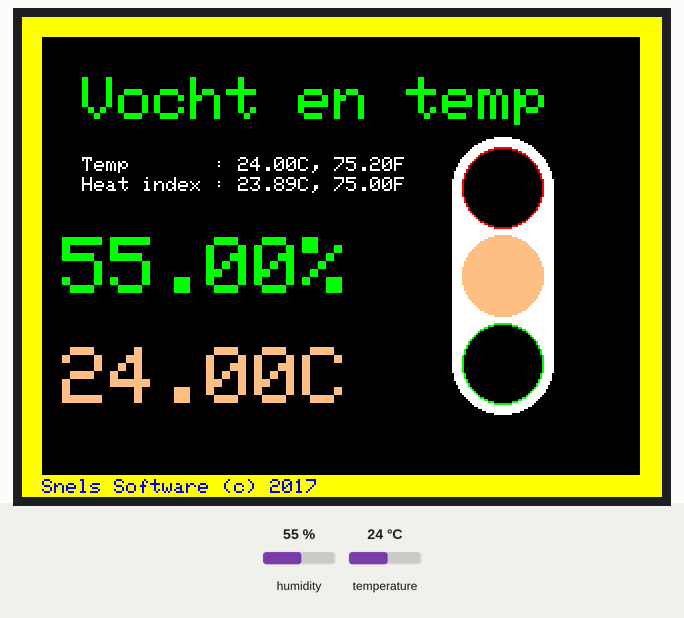
Simulated run of this sketch. Board: Arduino Mega 2560, built with avr-gcc and run on an emulated ATmega2560. Shown: 320×240 colour display. Inputs (shaded band) come from the test bench; at power-on: humidity 55 %, temperature 24 °C. What the sketch prints to the serial monitor is not drawn.

Above: at 1.4 s.
1.5 s: humidity set to 22 %
At 11.6 s:
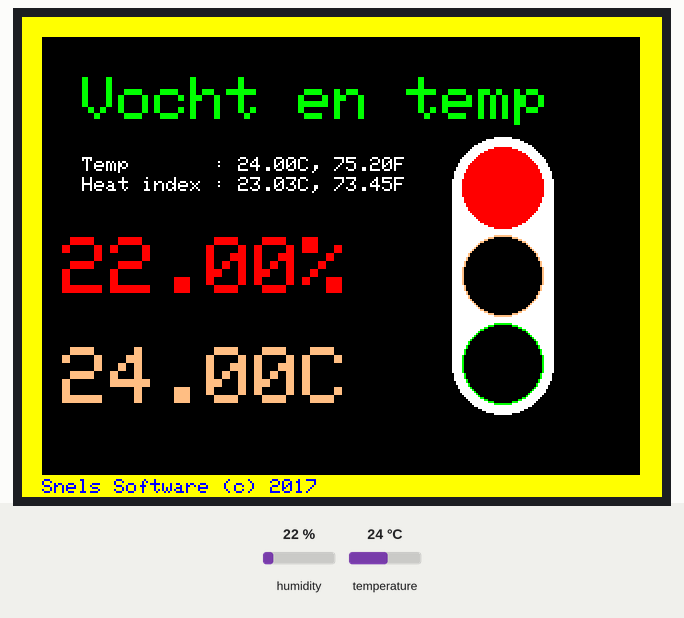
11.9 s: temperature set to 12 °C
At 20.8 s:
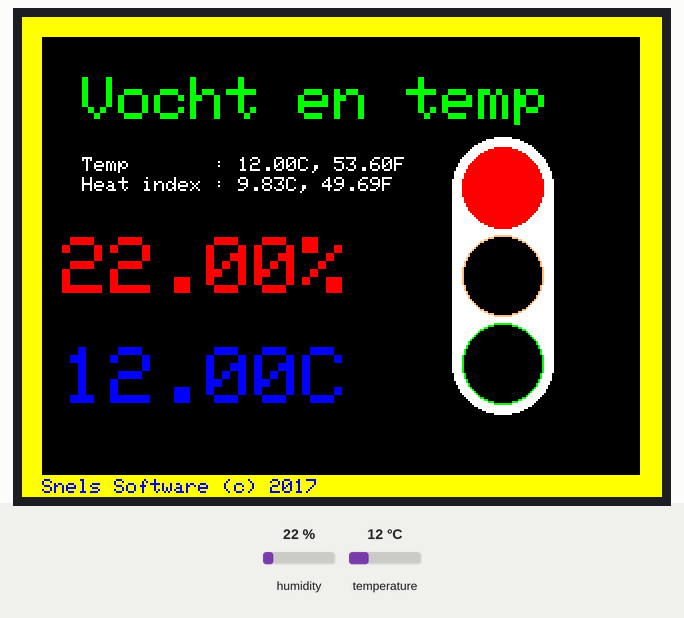
22.0 s: temperature set to 28 °C
At 31.2 s:
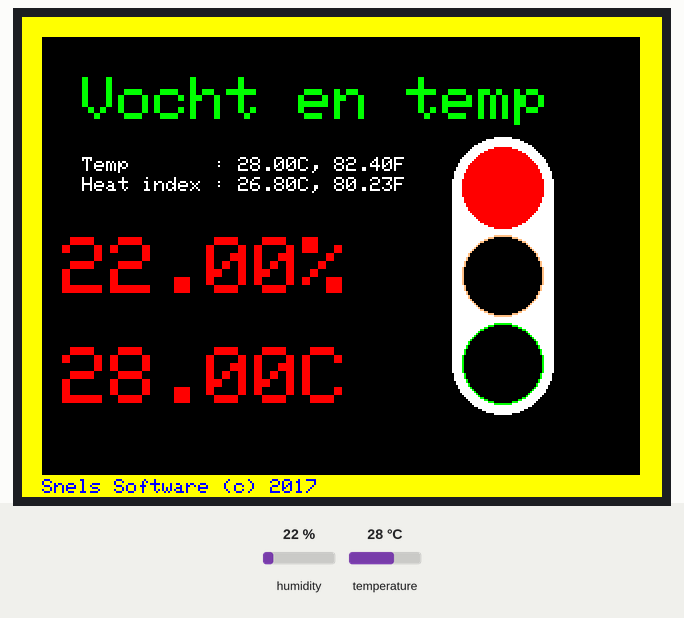
32.0 s: humidity set to 40 %
At 41.4 s:
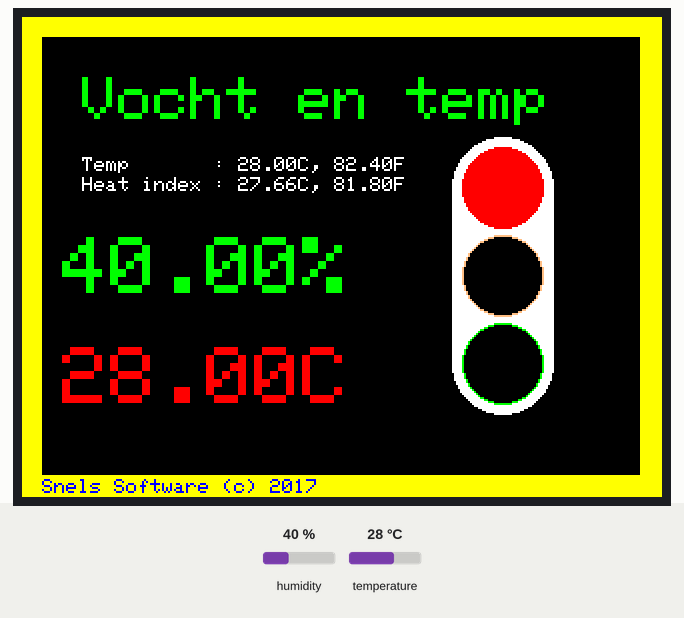
Timing chart, 0 to 42.9 s (numbered marks = the images above; inputs shaded):
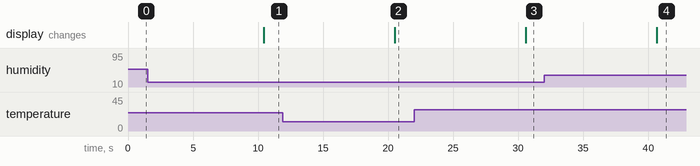

Measured:
- after the input at 1.5 s, the display: changes after 8.9 s (image 1)
- after the input at 11.9 s, the display: changes after 8.6 s (image 2)
- after the input at 22.0 s, the display: changes after 8.6 s (image 3)
- after the input at 32.0 s, the display: changes after 8.7 s (image 4)

The sketch:

Humidity.ino
```cpp
#include <SPFD5408_Adafruit_GFX.h>    // Core graphics library
#include <SPFD5408_Adafruit_TFTLCD.h> // Hardware-specific library
#include <SPFD5408_TouchScreen.h>
#include "DHT.h"

#if defined(__SAM3X8E__)
    #undef __FlashStringHelper::F(string_literal)
    #define F(string_literal) string_literal
#endif

// voorlopig geen touchscreen, werkt nog niet goed

#define LCD_CS A3
#define LCD_CD A2
#define LCD_WR A1
#define LCD_RD A0
// optional
#define LCD_RESET A4

#define DISPLAY_DELAY 10000

#define SUMMER_COLD   23 // minimaal in de zomer
#define SUMMER_HOT    26 // maximaal in de zomer
#define WINTER_COLD   20 // minimaal in de winter
#define WINTER_HOT    23 // maximaal in de winter
#define HUMIDITY_MAX  70
#define HUMIDITY_MIN  30

// Assign human-readable names to some common 16-bit color values:
#define BACKGROUND  0x0000
#define BLACK       0x0000
#define BLUE        0x001F
#define RED         0xF800
#define GREEN       0x07E0
#define CYAN        0x07FF
#define MAGENTA     0xF81F
#define YELLOW      0xFFE0
#define WHITE       0xFFFF
#define ORANGE      0xFDF0

// locaties van teksten
#define LEFT        30
#define LEFT_TEMP   20
#define REGEL_1     30
#define REGEL_2     70  // totaal r1
#define REGEL_3     80  // totaal, r2
#define REGEL_4    110  // vocht
#define REGEL_5    165  // temp


#define DHTPIN_0 54     // what digital pin we're connected to
#define DHTPIN_1 53     // what digital pin we're connected to
#define UNABLE_TO_READ_SENSOR "Unable to read sensor!"

Adafruit_TFTLCD tft(LCD_CS, LCD_CD, LCD_WR, LCD_RD, LCD_RESET);

// Uncomment whatever type you're using!
//#define DHTTYPE DHT11   // DHT 11
//#define DHTTYPE DHT22   // DHT 22  (AM2302), AM2321
#define DHTTYPE DHT21   // DHT 21 (AM2301)

// Connect pin 1 (on the left) of the sensor to +5V
// NOTE: If using a board with 3.3V logic like an Arduino Due connect pin 1
// to 3.3V instead of 5V!
// Connect pin 2 of the sensor to whatever your DHTPIN is
// Connect pin 4 (on the right) of the sensor to GROUND
// Connect a 10K resistor from pin 2 (data) to pin 1 (power) of the sensor

// Initialize DHT sensor.
// Note that older versions of this library took an optional third parameter to
// tweak the timings for faster processors.  This parameter is no longer needed
// as the current DHT reading algorithm adjusts itself to work on faster procs.
DHT dht0(DHTPIN_0, DHTTYPE);
DHT dht1(DHTPIN_1, DHTTYPE);


/**
 * Struct om alles in te beware
 */
struct DHT_STRUCT {
  float humidity;
  float tempCelcius;
  float tempFahrenheit;
  float heatIndexCelcius;
  float heatIndexFahrenheit;
  String humidityString;
  String tempCelciusString;
  String tempFahrenheitString;
  String heatIndexCelciusString;
  String heatIndexFahrenheitString;
};

void setup() {
  /*
    Als serial.begin aangeroepen wordt dan kan de sensor op poort 1 niet gelezen worden
  */
  Serial.begin(250000);
  Serial.println(F("Paint!"));

  tft.reset();

  // *** SPFD5408 change -- Begin
  uint16_t identifier = tft.readID();

  if(identifier == 0x9325) {
    Serial.println(F("Found ILI9325 LCD driver"));
  } else if(identifier == 0x9328) {
    Serial.println(F("Found ILI9328 LCD driver"));
  } else if(identifier == 0x7575) {
    Serial.println(F("Found HX8347G LCD driver"));
  } else if(identifier == 0x9341) {
    Serial.println(F("Found ILI9341 LCD driver"));
  } else if(identifier == 0x8357) {
    Serial.println(F("Found HX8357D LCD driver"));
  } else {
    Serial.print(F("Unknown LCD driver chip: "));
    Serial.println(identifier, HEX);
    Serial.println(F("If using the Adafruit 2.8\" TFT Arduino shield, the line:"));
    Serial.println(F("  #define USE_ADAFRUIT_SHIELD_PINOUT"));
    Serial.println(F("should appear in the library header (Adafruit_TFT.h)."));
    Serial.println(F("If using the breakout board, it should NOT be #defined!"));
    Serial.println(F("Also if using the breakout, double-check that all wiring"));
    Serial.println(F("matches the tutorial."));
    return;
  }

  tft.begin(identifier);
  // geen idee, maar -45 en 45 zijn de liggende varianten en 90 en -90 de staande
  tft.setRotation(-45); // Need for the Mega, please changed for your choice or rotation initial

  // Border
  drawBorder();
  setText(LEFT, REGEL_1, 3, GREEN, "Vocht en temp");

  dht0.begin();
  dht1.begin();


}

String humidity = "";
String temprature = "";
String heatIndex = "";
String total = "";

DHT_STRUCT d1, d2;

String humidityOld, tempOld;
bool hasError = false;

void loop() {
  // Wait a few seconds between measurements.
  boolean res = readDht(&dht1, &d1);

  if (!res) {
    if (hasError) {
      delay(1000);
      return;
    }
    hasError = true;
    cleanAll();
    setText(LEFT, REGEL_2, 2, RED, UNABLE_TO_READ_SENSOR);
//    String msg = "check INPUT (port nr. " + DHTPIN_1 + ")";
//    setText(LEFT, REGEL_3, 2, msg);
    return;
  }

  Serial.println("Old temp = " + temprature + "\toldHumidity = " + humidity);
  if (humidity != d1.humidityString || temprature != d1.tempCelciusString) {
    cleanAll();
    hasError = false;
    humidity   = d1.humidityString;
    temprature = d1.tempCelciusString;
    Serial.println("Ongelijk, dus tekenen maar: temp = " + temprature + "\toldHumidity = " + humidity);

  // is het te harden
  fillTrafficLight(d1.tempCelcius, d1.humidity);

    setText(LEFT_TEMP, REGEL_4, 4, humidityColor(d1.humidity), humidity);
    setText(LEFT_TEMP, REGEL_5, 4, tempColor(d1.tempCelcius), temprature);

    total = "";
    total += "Temp       : ";
    total += d1.tempCelciusString;
    total += ", ";
    total += d1.tempFahrenheitString;
    setText(LEFT, REGEL_2, 1, WHITE, total);
    heatIndex = "";
    heatIndex += "Heat index : ";
    heatIndex += d1.heatIndexCelciusString;
    heatIndex += ", ";
    heatIndex += d1.heatIndexFahrenheitString;
    setText(LEFT, REGEL_3, 1, WHITE, heatIndex);
  }
  delay(DISPLAY_DELAY);

}

int humidityColor(int humidity) {
  if (humidity > HUMIDITY_MAX) {
    return RED;
  }
  if (humidity < HUMIDITY_MIN) {
    return RED;
  }
  return GREEN;
}

int tempColor(float temp) {
  if (temp > SUMMER_HOT) {
    return RED;
  }
  if (temp > SUMMER_COLD) {
    return ORANGE;
  }
  if (temp < WINTER_COLD) {
    return BLUE;
  }
  return GREEN;
}

void drawBorder () {

  // Draw a border

  uint16_t width = tft.width() - 1;
  uint16_t height = tft.height() - 1;
  uint8_t border = 10;

  tft.fillScreen(YELLOW);
  tft.fillRect(border, border, (width - border * 2), (height - border * 2), BACKGROUND);
  setText(border, height - border + 2, 1, BLUE, "Snels Software (c) 2017");

}

#define TR_L_TOP     85
#define TR_L_BORDER   5
#define RADIUS       20
#define TR_L_X      240
#define RED_Y       TR_L_TOP
#define ORANGE_Y    TR_L_TOP + 2 * (RADIUS + 2)
#define GREEN_Y     TR_L_TOP + 4 * (RADIUS + 2)

void drawTrafficLight() {
  tft.fillCircle(TR_L_X, RED_Y   , RADIUS + TR_L_BORDER, WHITE );
  tft.fillCircle(TR_L_X, GREEN_Y , RADIUS + TR_L_BORDER, WHITE );
  tft.fillRect(TR_L_X - RADIUS - TR_L_BORDER
             , RED_Y
             , (RADIUS + TR_L_BORDER) * 2 + 1
             , GREEN_Y - RED_Y
             , WHITE);

  tft.fillCircle(TR_L_X, RED_Y   , RADIUS, BACKGROUND );
  tft.fillCircle(TR_L_X, ORANGE_Y, RADIUS, BACKGROUND );
  tft.fillCircle(TR_L_X, GREEN_Y , RADIUS, BACKGROUND );

  tft.drawCircle(TR_L_X, RED_Y   , RADIUS, RED   );
  tft.drawCircle(TR_L_X, ORANGE_Y, RADIUS, ORANGE);
  tft.drawCircle(TR_L_X, GREEN_Y , RADIUS, GREEN );
}

void fillTrafficLight(float temp, float humidity) {
  if (temp > SUMMER_HOT || temp < WINTER_COLD) {
    tft.fillCircle(TR_L_X, RED_Y   , RADIUS, RED   );
    return;
  }
  if (humidity > HUMIDITY_MAX || humidity < HUMIDITY_MIN) {
    tft.fillCircle(TR_L_X, RED_Y   , RADIUS, RED   );
    return;
  }
  if (temp > SUMMER_COLD) {
    tft.fillCircle(TR_L_X, ORANGE_Y, RADIUS, ORANGE);
    return;
  }
  tft.fillCircle(TR_L_X, GREEN_Y , RADIUS, GREEN );
}

void setText(int x, int y, int size, long color,  String text) {
  tft.setCursor (x, y);
  tft.setTextSize (size);
  tft.setTextColor(color);
  tft.println(text);
}

/**
 * lees waarde uit uit de sensor en kopieer ze naar de globalen
 * return false als meter nog niet geschik is om te lezen
 */
boolean readDht(DHT* dht, DHT_STRUCT* d) {
  float h = dht->readHumidity();
  // Read temperature as Celsius (the default)
  float t = dht->readTemperature();
  // Read temperature as Fahrenheit (isFahrenheit = true)
  float f = dht->readTemperature(true);

  // Check if any reads failed and exit early (to try again).
  if (isnan(h) || isnan(t) || isnan(f)) {
    setText(LEFT, REGEL_2, 2, RED, UNABLE_TO_READ_SENSOR);
    return false;
  }
  d->humidity = h;
  d->tempCelcius = t;
  d->tempFahrenheit = f;
  d->heatIndexCelcius = dht->computeHeatIndex(t, h, false);
  d->heatIndexFahrenheit = dht->computeHeatIndex(f, h);

  // ook de teksten maar meteen vullen
  d->humidityString = makeString(h,"%");
  d->tempCelciusString = makeString(t,"C");
  d->tempFahrenheitString = makeString(f,"F");
  d->heatIndexCelciusString =  makeString(d->heatIndexCelcius,"C");
  d->heatIndexFahrenheitString = makeString(d->heatIndexFahrenheit,"F");


  return true;
}

String makeString(float in, String unit) {
  String res = "";
  res += in;
  res += unit;
  return res;
}

void cleanAll() {
  if (hasError) {
    setText(LEFT,       REGEL_2, 2, BACKGROUND, UNABLE_TO_READ_SENSOR);
  }
  if (humidity != d1.humidityString) {
    setText(LEFT,       REGEL_3, 1, BACKGROUND, heatIndex);
    setText(LEFT_TEMP,  REGEL_4, 4, BACKGROUND, humidity);
  }
  if (temprature != d1.tempCelciusString) {
    setText(LEFT,       REGEL_2, 1, BACKGROUND, total);
    setText(LEFT_TEMP,  REGEL_5, 4, BACKGROUND, temprature);
    setText(LEFT,       REGEL_3, 1, BACKGROUND, heatIndex);
  }

  drawTrafficLight();
}
```
